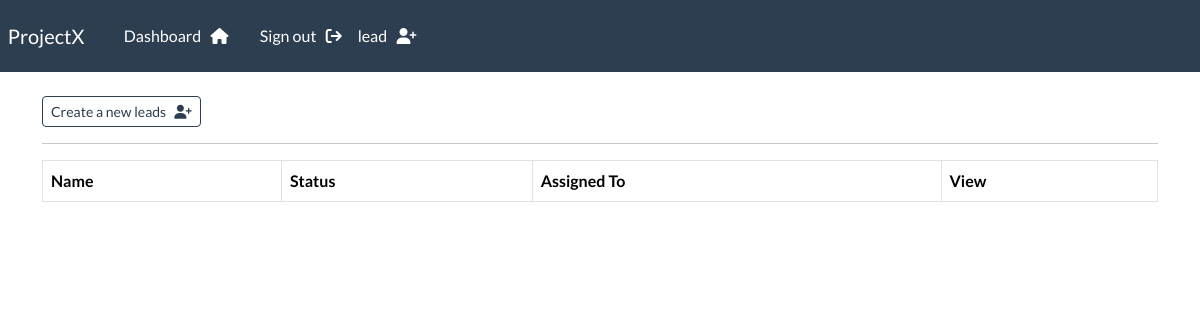
The page /leads/ (signed in) on the database as committed earlier.
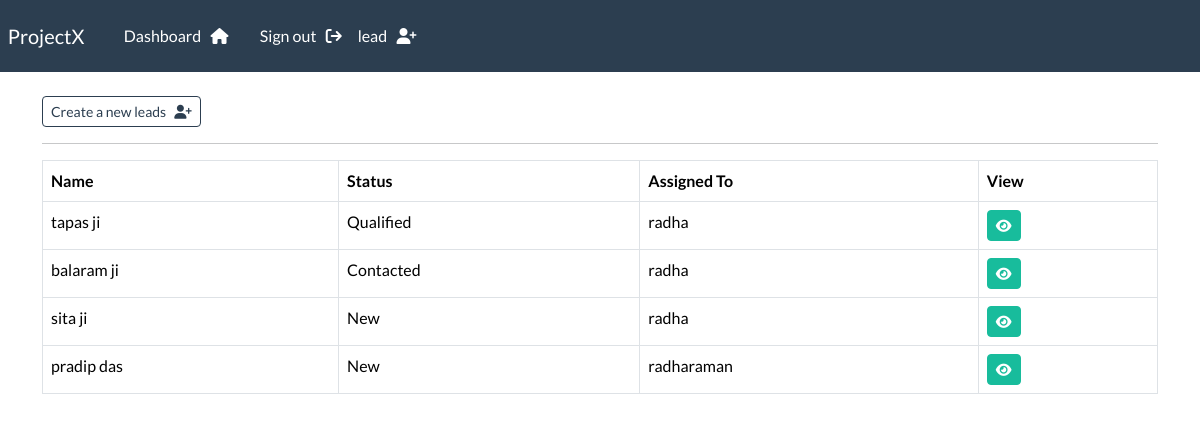
The same page on the database as committed later.
### webapp/models.py (models this page shows, shortened)
class Lead(models.Model):
    STATUS_CHOICES = (
        ('new', 'New'),
        ('contacted', 'Contacted'),
        ('qualified', 'Qualified'),
        ('converted', 'Converted'),
        ('lost', 'Lost'),
    )
    first_name = models.CharField(max_length=100)
    last_name = models.CharField(max_length=100)
    email = models.EmailField(max_length=255)
    phone = models.CharField(max_length=20)
    status = models.CharField(max_length=20, choices=STATUS_CHOICES, default='new')
    created_by = models.ForeignKey(User, on_delete=models.CASCADE, related_name='created_leads')
    assigned_to = models.ForeignKey(User, on_delete=models.SET_NULL, null=True, blank=True, related_name='assigned_leads')
    created_at = models.DateTimeField(auto_now_add=True)
    updated_at = models.DateTimeField(auto_now=True)

### webapp/views.py (the view)
# urls.py: path('leads/', views.leads_list, name='leads'),
@login_required
def leads_list(request):
    if request.user:
        leads = Lead.objects.all()
    else:
        leads = Lead.objects.filter(assigned_to=request.user)
    return render(request, 'webapp/leads.html', {'leads': leads})

### webapp/templates/webapp/leads.html
{% extends 'webapp/base.html' %}
{% block content %}
    <a class="btn btn-outline-primary btn-sm" href="{% url 'create_lead' %}">
          Create a new leads &nbsp; <i class="fa-solid fa-user-plus"></i>
     </a>
     <hr>
    <table class="table table-bordered">
    <tr>
    <th>Name</th>
    <th>Status</th>
    <th>Assigned To</th>
    <th> View </th>
    </tr>
    {% for lead in leads %}
    <tr>
    <td>{{ lead.first_name }} {{ lead.last_name }}</td>
    <td>{{ lead.get_status_display }}</td>
    <td>{{ lead.assigned_to }}</td>
    <td> <a class="btn btn-success btn-sm" href="{% url 'lead' lead.id %}"><i class="fa-solid fa-eye"></i></a> </td>
    </tr>
    {% endfor %}
    </table>
{% endblock %}

### webapp/templates/webapp/base.html (shortened to what this page needs)
{% load static %}
<!Doctype html>
<html lang="en">
<head>
    <link rel="stylesheet" type="text/css" href="https://bootswatch.com/5/flatly/bootstrap.min.css">
    <link rel="stylesheet" type="text/css" href="{% static 'css/style.css' %}">
</head>
<body>
    {% include "webapp/navbar.html" %}
     <div class="container">
         <br>
              {% block content %}
              {% endblock %}
     </div>
    <link rel="stylesheet" href="https://cdnjs.cloudflare.com/ajax/libs/font-awesome/6.5.1/css/all.min.css">
</body>
</html>

### webapp/templates/webapp/navbar.html (shortened to what this page needs)
<nav class="navbar navbar-expand-lg navbar-dark bg-primary justify-content-center">
    <a class="navbar-brand main-heading" href="{% url '' %}">
      &nbsp; ProjectX
    </a>
      <div class="collapse navbar-collapse text-center" id="navbarNavDropdown">
        <ul class="navbar-nav mr-auto">
          {% if user.is_authenticated %}
            <li class="nav-item">
              <a class="nav-link" href="{% url 'dashboard' %}">Dashboard &nbsp; <i class="fa fa-home" aria-hidden="true"></i> </a>
            </li>
            <li class="nav-item">
              <a class="nav-link" href="{% url 'user-logout' %}">Sign out &nbsp; <i class="fa fa-sign-out" aria-hidden="true"></i> </a>
            </li>
             <li class="nav-item">
              <a class="nav-link" href="{% url 'leads' %}">lead &nbsp; <i class="fa-solid fa-user-plus" aria-hidden="true"></i> </a>
            </li>
        </ul>
        {% endif %}
      </div>
  </nav>

Rows that differ between the two databases and show on the page:
added Lead: first_name "tapas", last_name "ji", status "Qualified", assigned_to "radha"
added Lead: first_name "balaram", last_name "ji", status "Contacted", assigned_to "radha"
added Lead: first_name "sita", last_name "ji", status "New", assigned_to "radha"
added Lead: first_name "pradip", last_name "das", status "New", assigned_to "radharaman"
